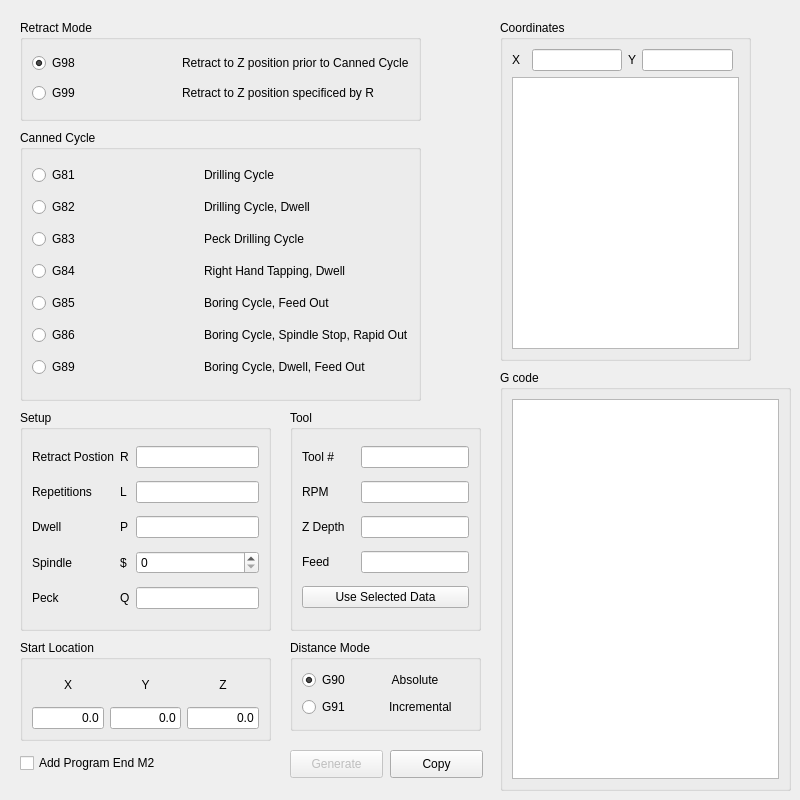
      <widget class="QWidget" name="tab_19">
       <attribute name="title">
        <string>Canned Cycles</string>
       </attribute>
       <widget class="QGroupBox" name="groupBox_22">
        <property name="geometry">
         <rect>
          <x>20</x>
          <y>20</y>
          <width>401</width>
          <height>101</height>
         </rect>
        </property>
        <property name="title">
         <string>Retract Mode</string>
        </property>
        <layout class="QGridLayout" name="gridLayout_30">
         <item row="0" column="0">
          <widget class="QRadioButton" name="cannedG98RB">
           <property name="text">
            <string>G98</string>
           </property>
           <property name="checked">
            <bool>true</bool>
           </property>
           <attribute name="buttonGroup">
            <string notr="true">cannedRetractBG</string>
           </attribute>
          </widget>
         </item>
         <item row="1" column="0">
          <widget class="QRadioButton" name="cannedG99RB">
           <property name="text">
            <string>G99</string>
           </property>
           <attribute name="buttonGroup">
            <string notr="true">cannedRetractBG</string>
           </attribute>
          </widget>
         </item>
         <item row="0" column="1">
          <widget class="QLabel" name="label_52">
           <property name="text">
            <string>Retract to Z position prior to Canned Cycle</string>
           </property>
          </widget>
         </item>
         <item row="1" column="1">
          <widget class="QLabel" name="label_53">
           <property name="text">
            <string>Retract to Z position specificed by R</string>
           </property>
          </widget>
         </item>
        </layout>
       </widget>
       <widget class="QGroupBox" name="groupBox_21">
        <property name="geometry">
         <rect>
          <x>290</x>
          <y>410</y>
          <width>191</width>
          <height>221</height>
         </rect>
        </property>
        <property name="title">
         <string>Tool</string>
        </property>
        <layout class="QGridLayout" name="gridLayout_29">
         <item row="2" column="1" colspan="2">
          <widget class="QLineEdit" name="canZdepthLE"/>
         </item>
         <item row="3" column="0">
          <widget class="QLabel" name="label_48">
           <property name="text">
            <string>Feed</string>
           </property>
          </widget>
         </item>
         <item row="1" column="1" colspan="2">
          <widget class="QLineEdit" name="canRpmLE"/>
         </item>
         <item row="0" column="1" colspan="2">
          <widget class="QLineEdit" name="canToolLE"/>
         </item>
         <item row="0" column="0">
          <widget class="QLabel" name="label_49">
           <property name="text">
            <string>Tool #</string>
           </property>
          </widget>
         </item>
         <item row="2" column="0">
          <widget class="QLabel" name="label_50">
           <property name="text">
            <string>Z Depth</string>
           </property>
          </widget>
         </item>
         <item row="1" column="0">
          <widget class="QLabel" name="label_51">
           <property name="text">
            <string>RPM</string>
           </property>
          </widget>
         </item>
         <item row="3" column="1" colspan="2">
          <widget class="QLineEdit" name="canFeedLE"/>
         </item>
         <item row="4" column="0" colspan="3">
          <widget class="QPushButton" name="cannedSelectPB">
           <property name="text">
            <string>Use Selected Data</string>
           </property>
          </widget>
         </item>
        </layout>
       </widget>
       <widget class="QGroupBox" name="groupBox_23">
        <property name="geometry">
         <rect>
          <x>20</x>
          <y>130</y>
          <width>401</width>
          <height>271</height>
         </rect>
        </property>
        <property name="title">
         <string>Canned Cycle</string>
        </property>
        <layout class="QGridLayout" name="gridLayout_31">
         <item row="3" column="0">
          <widget class="QRadioButton" name="radioButton_5">
           <property name="text">
            <string>G84</string>
           </property>
           <attribute name="buttonGroup">
            <string notr="true">cannedCycleBG</string>
           </attribute>
          </widget>
         </item>
         <item row="4" column="1">
          <widget class="QLabel" name="label_58">
           <property name="text">
            <string>Boring Cycle, Feed Out</string>
           </property>
          </widget>
         </item>
         <item row="1" column="0">
          <widget class="QRadioButton" name="radioButton_3">
           <property name="text">
            <string>G82</string>
           </property>
           <attribute name="buttonGroup">
            <string notr="true">cannedCycleBG</string>
           </attribute>
          </widget>
         </item>
         <item row="2" column="0">
          <widget class="QRadioButton" name="radioButton_4">
           <property name="text">
            <string>G83</string>
           </property>
           <attribute name="buttonGroup">
            <string notr="true">cannedCycleBG</string>
           </attribute>
          </widget>
         </item>
         <item row="2" column="1">
          <widget class="QLabel" name="label_56">
           <property name="text">
            <string>Peck Drilling Cycle</string>
           </property>
          </widget>
         </item>
         <item row="5" column="1">
          <widget class="QLabel" name="label_62">
           <property name="text">
            <string>Boring Cycle, Spindle Stop, Rapid Out</string>
           </property>
          </widget>
         </item>
         <item row="0" column="1">
          <widget class="QLabel" name="label_54">
           <property name="text">
            <string>Drilling Cycle</string>
           </property>
          </widget>
         </item>
         <item row="5" column="0">
          <widget class="QRadioButton" name="radioButton_7">
           <property name="text">
            <string>G86</string>
           </property>
           <attribute name="buttonGroup">
            <string notr="true">cannedCycleBG</string>
           </attribute>
          </widget>
         </item>
         <item row="0" column="0">
          <widget class="QRadioButton" name="radioButton_2">
           <property name="text">
            <string>G81</string>
           </property>
           <attribute name="buttonGroup">
            <string notr="true">cannedCycleBG</string>
           </attribute>
          </widget>
         </item>
         <item row="6" column="0">
          <widget class="QRadioButton" name="radioButton_10">
           <property name="text">
            <string>G89</string>
           </property>
           <attribute name="buttonGroup">
            <string notr="true">cannedCycleBG</string>
           </attribute>
          </widget>
         </item>
         <item row="1" column="1">
          <widget class="QLabel" name="label_55">
           <property name="text">
            <string>Drilling Cycle, Dwell</string>
           </property>
          </widget>
         </item>
         <item row="4" column="0">
          <widget class="QRadioButton" name="radioButton_6">
           <property name="text">
            <string>G85</string>
           </property>
           <attribute name="buttonGroup">
            <string notr="true">cannedCycleBG</string>
           </attribute>
          </widget>
         </item>
         <item row="6" column="1">
          <widget class="QLabel" name="label_61">
           <property name="text">
            <string>Boring Cycle, Dwell, Feed Out</string>
           </property>
          </widget>
         </item>
         <item row="3" column="1">
          <widget class="QLabel" name="label_57">
           <property name="text">
            <string>Right Hand Tapping, Dwell</string>
           </property>
          </widget>
         </item>
        </layout>
       </widget>
       <widget class="QGroupBox" name="groupBox_24">
        <property name="geometry">
         <rect>
          <x>20</x>
          <y>410</y>
          <width>251</width>
          <height>221</height>
         </rect>
        </property>
        <property name="title">
         <string>Setup</string>
        </property>
        <layout class="QGridLayout" name="gridLayout_32">
         <item row="1" column="0">
          <widget class="QLabel" name="label_65">
           <property name="text">
            <string>Repetitions</string>
           </property>
          </widget>
         </item>
         <item row="1" column="2">
          <widget class="QLineEdit" name="repeteLE">
           <property name="word" stdset="0">
            <string>L</string>
           </property>
          </widget>
         </item>
         <item row="2" column="2">
          <widget class="QLineEdit" name="dwellLE">
           <property name="word" stdset="0">
            <string>P</string>
           </property>
          </widget>
         </item>
         <item row="0" column="1">
          <widget class="QLabel" name="label_64">
           <property name="text">
            <string>R</string>
           </property>
          </widget>
         </item>
         <item row="3" column="2">
          <widget class="QSpinBox" name="spindleSB">
           <property name="maximum">
            <number>8</number>
           </property>
           <property name="word" stdset="0">
            <string>$</string>
           </property>
          </widget>
         </item>
         <item row="2" column="1">
          <widget class="QLabel" name="label_68">
           <property name="text">
            <string>P</string>
           </property>
          </widget>
         </item>
         <item row="3" column="1">
          <widget class="QLabel" name="label_70">
           <property name="text">
            <string>$</string>
           </property>
          </widget>
         </item>
         <item row="2" column="0">
          <widget class="QLabel" name="label_67">
           <property name="text">
            <string>Dwell</string>
           </property>
          </widget>
         </item>
         <item row="3" column="0">
          <widget class="QLabel" name="label_69">
           <property name="text">
            <string>Spindle</string>
           </property>
          </widget>
         </item>
         <item row="4" column="0">
          <widget class="QLabel" name="label_71">
           <property name="text">
            <string>Peck</string>
           </property>
          </widget>
         </item>
         <item row="4" column="2">
          <widget class="QLineEdit" name="peckLE">
           <property name="word" stdset="0">
            <string>Q</string>
           </property>
          </widget>
         </item>
         <item row="1" column="1">
          <widget class="QLabel" name="label_66">
           <property name="text">
            <string>L</string>
           </property>
          </widget>
         </item>
         <item row="0" column="2">
          <widget class="QLineEdit" name="canRetractLE">
           <property name="word" stdset="0">
            <string>R</string>
           </property>
          </widget>
         </item>
         <item row="4" column="1">
          <widget class="QLabel" name="label_72">
           <property name="text">
            <string>Q</string>
           </property>
          </widget>
         </item>
         <item row="0" column="0">
          <widget class="QLabel" name="label_63">
           <property name="text">
            <string>Retract Postion</string>
           </property>
          </widget>
         </item>
        </layout>
       </widget>
       <widget class="QGroupBox" name="groupBox_25">
        <property name="geometry">
         <rect>
          <x>20</x>
          <y>640</y>
          <width>251</width>
          <height>101</height>
         </rect>
        </property>
        <property name="title">
         <string>Start Location</string>
        </property>
        <layout class="QGridLayout" name="gridLayout_33">
         <item row="0" column="2">
          <widget class="QLabel" name="label_74">
           <property name="text">
            <string>Z</string>
           </property>
           <property name="alignment">
            <set>Qt::AlignCenter</set>
           </property>
          </widget>
         </item>
         <item row="0" column="1">
          <widget class="QLabel" name="label_73">
           <property name="text">
            <string>Y</string>
           </property>
           <property name="alignment">
            <set>Qt::AlignCenter</set>
           </property>
          </widget>
         </item>
         <item row="0" column="0">
          <widget class="QLabel" name="label_60">
           <property name="text">
            <string>X</string>
           </property>
           <property name="alignment">
            <set>Qt::AlignCenter</set>
           </property>
          </widget>
         </item>
         <item row="1" column="0">
          <widget class="QLineEdit" name="cannedXstartLE">
           <property name="text">
            <string>0.0</string>
           </property>
           <property name="alignment">
            <set>Qt::AlignRight|Qt::AlignTrailing|Qt::AlignVCenter</set>
           </property>
          </widget>
         </item>
         <item row="1" column="1">
          <widget class="QLineEdit" name="cannedYstartLE">
           <property name="text">
            <string>0.0</string>
           </property>
           <property name="alignment">
            <set>Qt::AlignRight|Qt::AlignTrailing|Qt::AlignVCenter</set>
           </property>
          </widget>
         </item>
         <item row="1" column="2">
          <widget class="QLineEdit" name="cannedZstartLE">
           <property name="text">
            <string>0.0</string>
           </property>
           <property name="alignment">
            <set>Qt::AlignRight|Qt::AlignTrailing|Qt::AlignVCenter</set>
           </property>
          </widget>
         </item>
        </layout>
       </widget>
       <widget class="QPushButton" name="cannedGeneratePB">
        <property name="enabled">
         <bool>false</bool>
        </property>
        <property name="geometry">
         <rect>
          <x>290</x>
          <y>750</y>
          <width>93</width>
          <height>28</height>
         </rect>
        </property>
        <property name="text">
         <string>Generate</string>
        </property>
       </widget>
       <widget class="QGroupBox" name="groupBox_26">
        <property name="geometry">
         <rect>
          <x>500</x>
          <y>20</y>
          <width>251</width>
          <height>341</height>
         </rect>
        </property>
        <property name="title">
         <string>Coordinates</string>
        </property>
        <layout class="QGridLayout" name="gridLayout_34">
         <item row="1" column="0">
          <widget class="QLabel" name="label_59">
           <property name="text">
            <string>X</string>
           </property>
          </widget>
         </item>
         <item row="1" column="2">
          <widget class="QLineEdit" name="canXcoordLE"/>
         </item>
         <item row="1" column="4">
          <widget class="QLineEdit" name="canYcoordLE"/>
         </item>
         <item row="1" column="3">
          <widget class="QLabel" name="label_75">
           <property name="text">
            <string>Y</string>
           </property>
          </widget>
         </item>
         <item row="2" column="0" colspan="6">
          <widget class="QPlainTextEdit" name="canCoordPTE"/>
         </item>
        </layout>
       </widget>
       <widget class="QGroupBox" name="groupBox_27">
        <property name="geometry">
         <rect>
          <x>290</x>
          <y>640</y>
          <width>191</width>
          <height>91</height>
         </rect>
        </property>
        <property name="title">
         <string>Distance Mode</string>
        </property>
        <layout class="QGridLayout" name="gridLayout_35">
         <item row="1" column="0">
          <widget class="QRadioButton" name="cannedG91RB">
           <property name="text">
            <string>G91</string>
           </property>
           <attribute name="buttonGroup">
            <string notr="true">cannedDistanceBG</string>
           </attribute>
          </widget>
         </item>
         <item row="0" column="0">
          <widget class="QRadioButton" name="cannedG90RB">
           <property name="text">
            <string>G90</string>
           </property>
           <property name="checked">
            <bool>true</bool>
           </property>
           <attribute name="buttonGroup">
            <string notr="true">cannedDistanceBG</string>
           </attribute>
          </widget>
         </item>
         <item row="0" column="1">
          <widget class="QLabel" name="label_76">
           <property name="text">
            <string> Absolute</string>
           </property>
          </widget>
         </item>
         <item row="1" column="1">
          <widget class="QLabel" name="label_77">
           <property name="text">
            <string>Incremental</string>
           </property>
          </widget>
         </item>
        </layout>
       </widget>
       <widget class="QGroupBox" name="groupBox_28">
        <property name="geometry">
         <rect>
          <x>500</x>
          <y>370</y>
          <width>291</width>
          <height>421</height>
         </rect>
        </property>
        <property name="title">
         <string>G code</string>
        </property>
        <layout class="QGridLayout" name="gridLayout_36">
         <item row="0" column="0">
          <widget class="QPlainTextEdit" name="canGcodePTE"/>
         </item>
        </layout>
       </widget>
       <widget class="QCheckBox" name="canProgEndCB">
        <property name="geometry">
         <rect>
          <x>20</x>
          <y>750</y>
          <width>251</width>
          <height>26</height>
         </rect>
        </property>
        <property name="text">
         <string>Add Program End M2</string>
        </property>
       </widget>
       <widget class="QPushButton" name="canCopyPB">
        <property name="geometry">
         <rect>
          <x>390</x>
          <y>750</y>
          <width>93</width>
          <height>28</height>
         </rect>
        </property>
        <property name="text">
         <string>Copy</string>
        </property>
       </widget>
      </widget>
